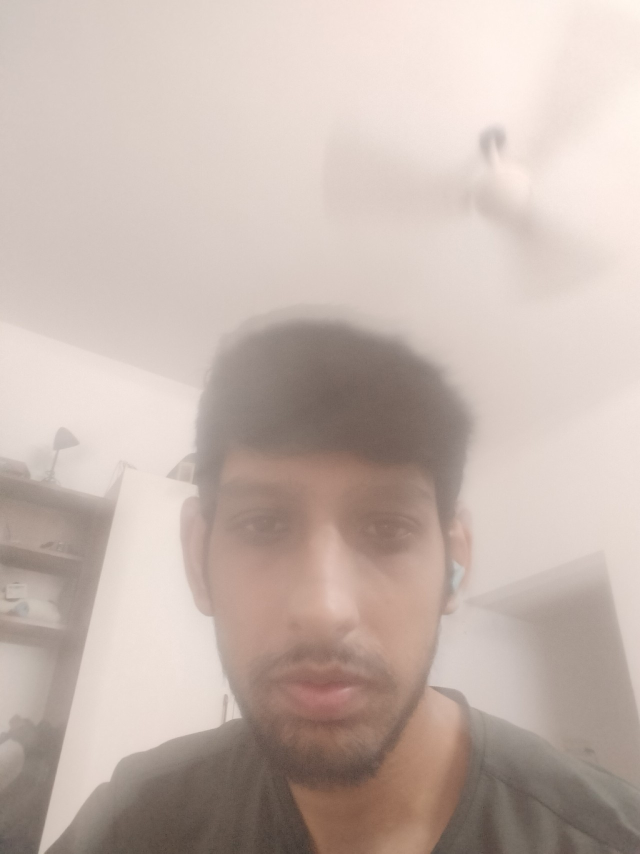
#> input picture backend/mobile_uploads/face/scaled_16c5c1ab-6f42-46ac-bff4-d8006f8f71a48579322545273633888.jpg, 1280 x 1707 px (shown at 1/2 size)
$ python -i recognize.py   (imports and definitions only)
#> lines starting #> are read from the running program, lines starting #| are printed output that depends on the picture
### backend/main_functions.py
import tensorflow as tf
import numpy as np
import os
import sys
import pickle
import cv2
from numpy import genfromtxt

BASE_DIR = os.path.dirname(os.path.abspath(__file__))
FACENET_MODEL_PATH = os.path.join(BASE_DIR, 'facenet_model', 'model.h5')

try:
    from keras import backend as K
    from keras.models import load_model
except ImportError:
    from tensorflow.keras import backend as K
    from tensorflow.keras.models import load_model

K.set_image_data_format('channels_first')
#> (this line was passed over: keras is not available in this run)
# The FaceNet model in this project was trained with an older Keras Lambda-based format.
# TensorFlow 1.14/Keras 2.2 does not expose the TF 2.x API that newer code uses.
if hasattr(tf, 'keras') and hasattr(tf.keras, 'config') and hasattr(tf.keras.config, 'enable_unsafe_deserialization'):
    tf.keras.config.enable_unsafe_deserialization()
#> (this line was passed over: tensorflow is not available in this run)
np.set_printoptions(threshold=sys.maxsize)

MODEL = None
MODEL_LOAD_ERROR = None


def _load_facenet_model():
    global MODEL, MODEL_LOAD_ERROR
    if MODEL is not None:
        return MODEL

    try:
        MODEL = load_model(
            FACENET_MODEL_PATH,
            custom_objects={'triplet_loss': triplet_loss},
            compile=False,
            safe_mode=False,
        )
        MODEL_LOAD_ERROR = None
        return MODEL
    except Exception as exc:  # pragma: no cover - depends on runtime compatibility
        MODEL_LOAD_ERROR = exc
        raise RuntimeError(
            'The legacy FaceNet H5 model could not be loaded in the current Python/Keras environment. '
            'This project was trained for an older Keras/TensorFlow stack. Install a compatible runtime '
            'or replace facenet_model/model.h5 with a model compatible with the current environment.'
        ) from exc


#provides 128 dim embeddings for face
def img_to_encoding(img):
    if MODEL is None:
        try:
            _load_facenet_model()
        except RuntimeError:
            raise

    img = cv2.cvtColor(img, cv2.COLOR_BGR2RGB)

    #converting img format to channel first
    img = np.around(np.transpose(img, (2,0,1))/255.0, decimals=12)

    x_train = np.array([img])

    #facial embedding from trained model
    embedding = MODEL.predict_on_batch(x_train)
    return embedding

#calculates triplet loss
# [11 lines left out: function triplet_loss, not called in this run]

# import dependencies for voice biometrics
import pyaudio
try:
    from IPython.display import Audio, display, clear_output
except ImportError:
    Audio = None
    display = None
    clear_output = None
import wave
from scipy.io.wavfile import read
import warnings
warnings.filterwarnings("ignore")

from sklearn import preprocessing
from sklearn.mixture import GaussianMixture
import python_speech_features as mfcc

# Compatibility alias for the legacy project API.
GMM = GaussianMixture


#Calculate and returns the delta of given feature vector matrix
# [30 lines left out: functions calculate_delta, extract_features, not called in this run]

### backend/recognize.py
import argparse
import os
import pickle
import time
import wave

import cv2
import numpy as np
import pyaudio
from scipy.io.wavfile import read

from main_functions import extract_features, img_to_encoding

BASE_DIR = os.path.dirname(os.path.abspath(__file__))
GMM_DIR = os.path.join(BASE_DIR, 'gmm_models')
FACE_DATABASE_PATH = os.path.join(BASE_DIR, 'face_database', 'embeddings.pickle')
CASCADE_PATH = os.path.join(BASE_DIR, 'haarcascades', 'haarcascade_frontalface_default.xml')


# [43 lines left out: functions _candidate_model_paths, _score_voice_identity, not called in this run]


def _voice_identity(voice_wav_path, expected_user=None):
    identity, score, _ = _score_voice_identity(voice_wav_path, expected_user=expected_user)
    return identity, score


def _face_identity(face_image_path):
    with open(FACE_DATABASE_PATH, 'rb') as db_handle:
#> (reads backend/face_database/embeddings.pickle from the repository)
        database = pickle.load(db_handle)
    image = cv2.imread(face_image_path)
#> image is the input picture: shape (1707, 1280, 3); mean B, G, R 173.7, 181.8, 197.9
    if image is None:
        raise ValueError(f'Unable to read face image: {face_image_path}')

    cascade = cv2.CascadeClassifier(CASCADE_PATH)
    gray = cv2.cvtColor(image, cv2.COLOR_BGR2GRAY)
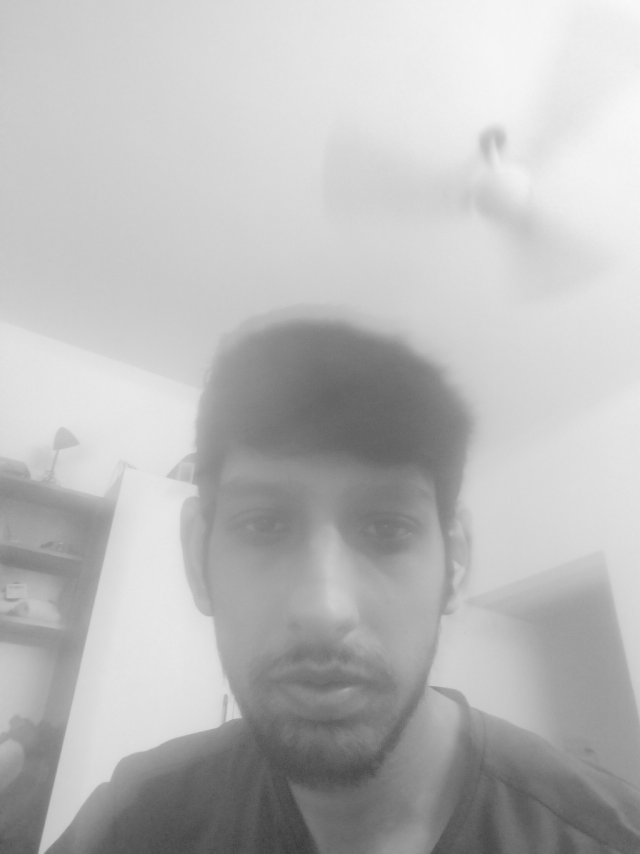
#> gray: shape (1707, 1280) (shown at 1/2 size); min 52, max 248, mean 185.7
    faces = cascade.detectMultiScale(gray, 1.3, 5)
#> faces = [[355, 829, 607, 607]]
    if len(faces) != 1:
        raise ValueError('Exactly one face is required in the uploaded image.')

    x, y, w, h = faces[0]
#> x = 355; y = 829; w = 607; h = 607
    roi = image[max(0, y - 10):min(image.shape[0], y + h + 10), max(0, x - 10):min(image.shape[1], x + w + 10)]
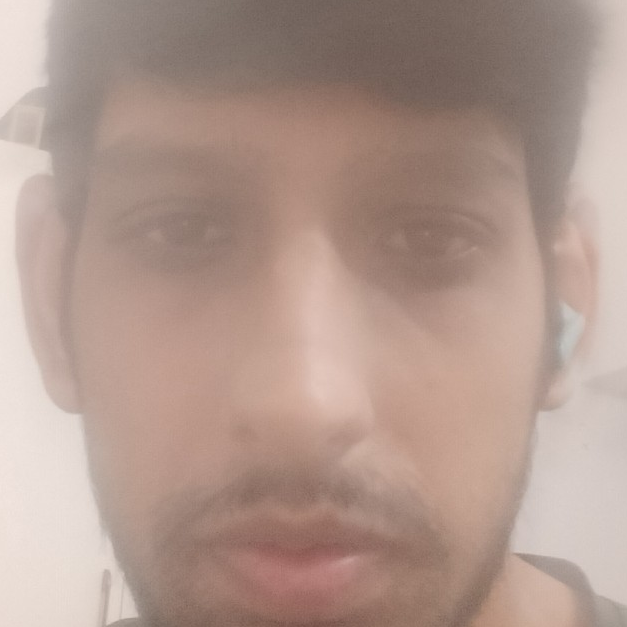
#> roi: shape (627, 627, 3); mean B, G, R 142.3, 152.5, 176.9
    img = cv2.resize(roi, (96, 96))
    encoding = img_to_encoding(img)
#> (the call stopped at in _load_facenet_model, `MODEL = load_model( FACENET_MODEL_PATH, custom_objects={'triplet_loss'..`: keras is not available in this run)

    min_dist = 100
    name = 'unknown'
    for known_name in database:
        dist = np.linalg.norm(np.subtract(database[known_name], encoding))
        if dist < min_dist:
            min_dist = dist
            name = known_name
    return name, min_dist


# [95 lines left out: functions recognize_from_files, recognize, not called in this run]


# [11 lines not run here, left out]

#> (the run stopped early here; a loop or call above may not have finished)
